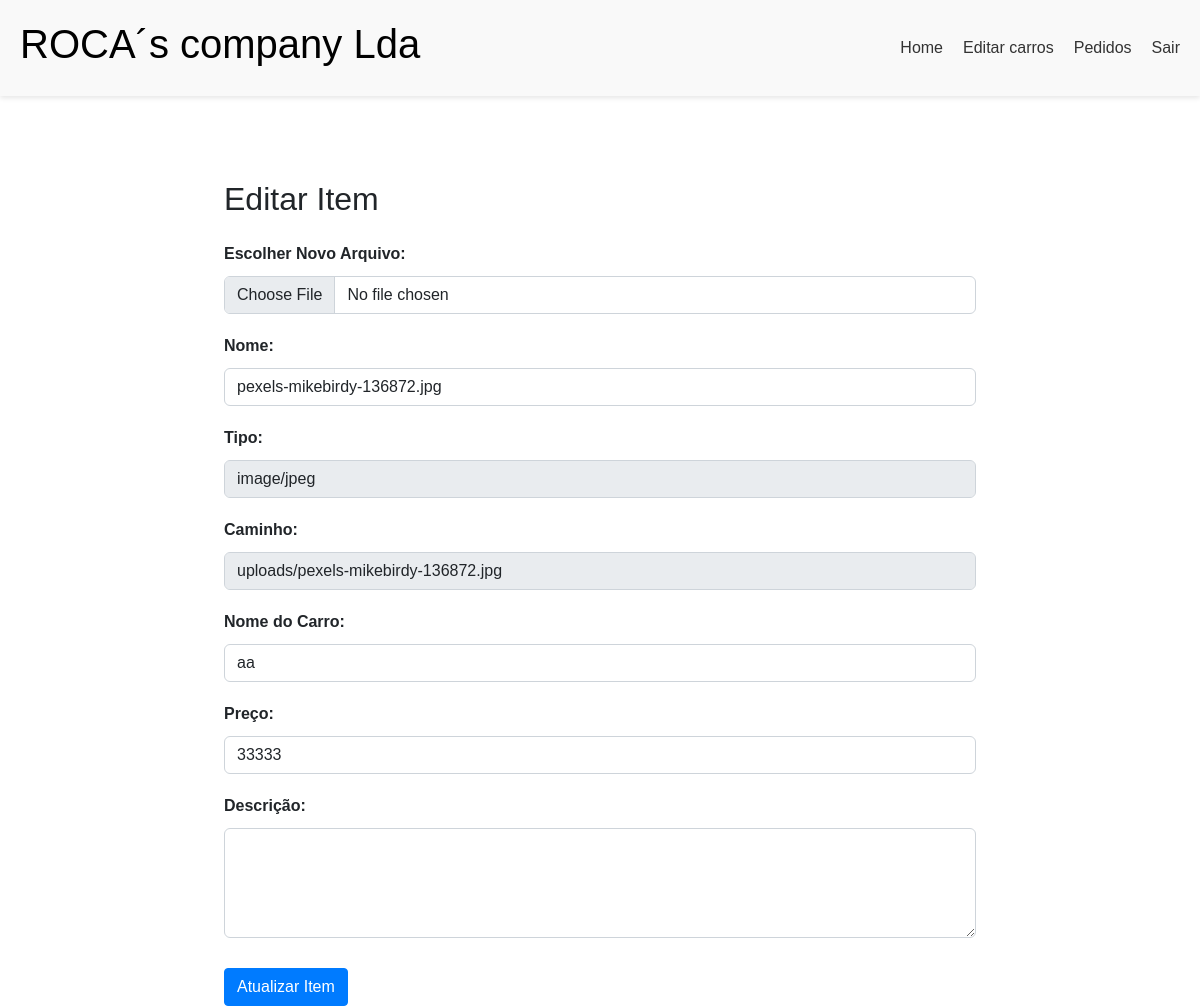
Screenshot of /roca/editar_imagem.php?id=3 with the database file from the repository.
### tables this page shows
CREATE TABLE `imagens` (
  `id` int(11) NOT NULL,
  `nome` varchar(233) NOT NULL,
  `tipo` varchar(233) NOT NULL,
  `caminho` varchar(233) NOT NULL,
  `carro` varchar(233) NOT NULL,
  `preco` varchar(233) NOT NULL,
  `descricao` text NOT NULL
);

### roca/editar_imagem.php (the view, shortened to what this page needs)
<?php
$host = "localhost";
$usuario = "root";
$senha = "";
$banco = "venda_de_carros";
$conexao = new mysqli($host, $usuario, $senha, $banco);
$id = isset($_GET['id']) ? intval($_GET['id']) : 0;
if ($_SERVER["REQUEST_METHOD"] == "POST") {
    if (isset($_FILES['imagem']) && $_FILES['imagem']['error'] == 0) {
        $novo_nome = $_FILES['imagem']['name'];
        $novo_tipo = $_FILES['imagem']['type'];
        $novo_caminho = 'img/' . $novo_nome;
        move_uploaded_file($_FILES['imagem']['tmp_name'], $novo_caminho);
        $nome = $novo_nome;
        $tipo = $novo_tipo;
        $caminho = $novo_caminho;
        $carro = $_POST['carro'];
        $preco = $_POST['preco'];
        $descricao = $_POST['descricao'];
        $query = "UPDATE imagens SET nome = ?, tipo = ?, caminho = ?, carro = ?, preco = ?, descricao = ? WHERE id = ?";
        $stmt = $conexao->prepare($query);
        if ($stmt === false) {
            die("Erro na preparação da consulta: " . $conexao->error);
        }
        $stmt->bind_param("ssssisi", $nome, $tipo, $caminho, $carro, $preco, $descricao, $id);
        if ($stmt->execute()) {
            echo "<script>alert('Item atualizado com sucesso!'); window.location.href='admin.php';</script>";
        } else {
            echo "Erro ao atualizar o item: " . $stmt->error;
        }
        $stmt->close();
    } else {
        $nome = $_POST['nome'];
        $tipo = $_POST['tipo'];
        $caminho = $_POST['caminho'];
        $carro = $_POST['carro'];
        $preco = $_POST['preco'];
        $descricao = $_POST['descricao'];
        $query = "UPDATE imagens SET nome = ?, tipo = ?, caminho = ?, carro = ?, preco = ?, descricao = ? WHERE id = ?";
        $stmt = $conexao->prepare($query);
        if ($stmt === false) {
            die("Erro na preparação da consulta: " . $conexao->error);
        }
        $stmt->bind_param("ssssisi", $nome, $tipo, $caminho, $carro, $preco, $descricao, $id);
        if ($stmt->execute()) {
            echo "<script>alert('Item atualizado com sucesso!'); window.location.href='admin.php';</script>";
        } else {
            echo "Erro ao atualizar o item: " . $stmt->error;
        }
        $stmt->close();
    }
} else {
    if ($id > 0) {
        $query = "SELECT id, nome, tipo, caminho, carro, preco, descricao FROM imagens WHERE id = ?";
        $stmt = $conexao->prepare($query);
        $stmt->bind_param("i", $id);
        $stmt->execute();
        $resultado = $stmt->get_result();
        $item = $resultado->fetch_assoc();
    } else {
        echo "ID do item inválido.";
        exit;
    }
}
?>
<!DOCTYPE html>
<html lang="pt-BR">
<head>
    <link href="https://cdn.jsdelivr.net/npm/bootstrap@5.3.1/dist/css/bootstrap.min.css" rel="stylesheet">
    <link href="https://cdn.jsdelivr.net/npm/bootstrap@5.3.1/dist/css/bootstrap.min.css" rel="stylesheet">
    <link rel="stylesheet" href="stylte.css">
    <link href="https://cdn.jsdelivr.net/npm/bootstrap@5.3.3/dist/css/bootstrap.min.css" rel="stylesheet">
    <link rel="stylesheet" href="https://cdnjs.cloudflare.com/ajax/libs/font-awesome/6.0.0-beta3/css/all.min.css">
    <link href="https://maxcdn.bootstrapcdn.com/bootstrap/5.1.3/css/bootstrap.min.css" rel="stylesheet">
</head>
<body>
    <header>
        <h1>ROCA´s company Lda</h1>
        <nav>
            <ul>
                <li><a href="admin.php">Home</a></li>
                <li><a href="tabela_de_carros.php">Editar carros</a></li>
                <li><a href="ver_pedidos.php">Pedidos</a></li>
                <li><a href="entrar.php">Sair</a></li>
            </ul>
        </nav>
    </header>
 <section></section>
 <section></section>
 <section></section>
 <div class="container">
        <h2 class="mb-4">Editar Item</h2>
        <form method="post" enctype="multipart/form-data">
            <div class="mb-3">
                <label for="imagem" class="form-label">Escolher Novo Arquivo:</label>
                <input type="file" class="form-control" id="imagem" name="imagem" onchange="updateFields()">
            </div>
            <div class="mb-3">
                <label for="nome" class="form-label">Nome:</label>
                <input type="text" class="form-control" id="nome" name="nome" value="<?= htmlspecialchars($item['nome']) ?>" required>
            </div>
            <div class="mb-3">
                <label for="tipo" class="form-label">Tipo:</label>
                <input type="text" class="form-control" id="tipo" name="tipo" value="<?= htmlspecialchars($item['tipo']) ?>" readonly>
            </div>
            <div class="mb-3">
                <label for="caminho" class="form-label">Caminho:</label>
                <input type="text" class="form-control" id="caminho" name="caminho" value="<?= htmlspecialchars($item['caminho']) ?>" readonly>
            </div>
            <div class="mb-3">
                <label for="carro" class="form-label">Nome do Carro:</label>
                <input type="text" class="form-control" id="carro" name="carro" value="<?= htmlspecialchars($item['carro']) ?>" required>
            </div>
            <div class="mb-3">
                <label for="preco" class="form-label">Preço:</label>
                <input type="number" class="form-control" id="preco" name="preco" value="<?= htmlspecialchars($item['preco']) ?>" required>
            </div>
            <div class="mb-3">
                <label for="descricao" class="form-label">Descrição:</label>
                <textarea class="form-control" id="descricao" name="descricao" rows="4" required><?= htmlspecialchars($item['descricao']) ?></textarea>
            </div>
            <button type="submit" class="btn btn-primary">Atualizar Item</button>
        </form>
    </div>
</body>
</html>

### roca/stylte.css (style rules this page uses)
body { font-family: Arial, sans-serif; margin: 0; padding: 0; }
section { padding: 20px; margin: 10px; }
button { background-color: #28a745; color: #fff; border: none; padding: 10px 15px; cursor: pointer; }

### roca/editar_imagem.php (style rules this page uses)
body { margin: 0; font-family: Arial, sans-serif; }
header { display: flex; justify-content: space-between; align-items: center; padding: 20px; background-color: rgba(248, 248, 248, 0.8); position: fixed; width: 100%; top: 0; left: 0; box-shadow: 0 2px 5px rgba(0, 0, 0, 0.1); z-index: 1000; backdrop-filter: blur(10px); }
nav ul { list-style: none; margin: 0; padding: 0; display: flex; gap: 20px; }
nav ul li a { text-decoration: none; color: #333; }
nav { margin-left: auto; }
h1 { color:black; }
.container { max-width: 800px; margin-top: 30px; }
.form-control { border-radius: 0.375rem; }
.btn-primary { background-color: #007bff; border-color: #007bff; }
.form-label { margin-bottom: 10px; font-weight: bold; }
.form-control, .form-select { margin-bottom: 20px; }
.btn-primary { margin-top: 10px; }

### rows the page displays
imagens: nome "pexels-mikebirdy-136872.jpg", tipo "image/jpeg", caminho "uploads/pexels-mikebirdy-136872.jpg", carro "aa", preco "33333"
